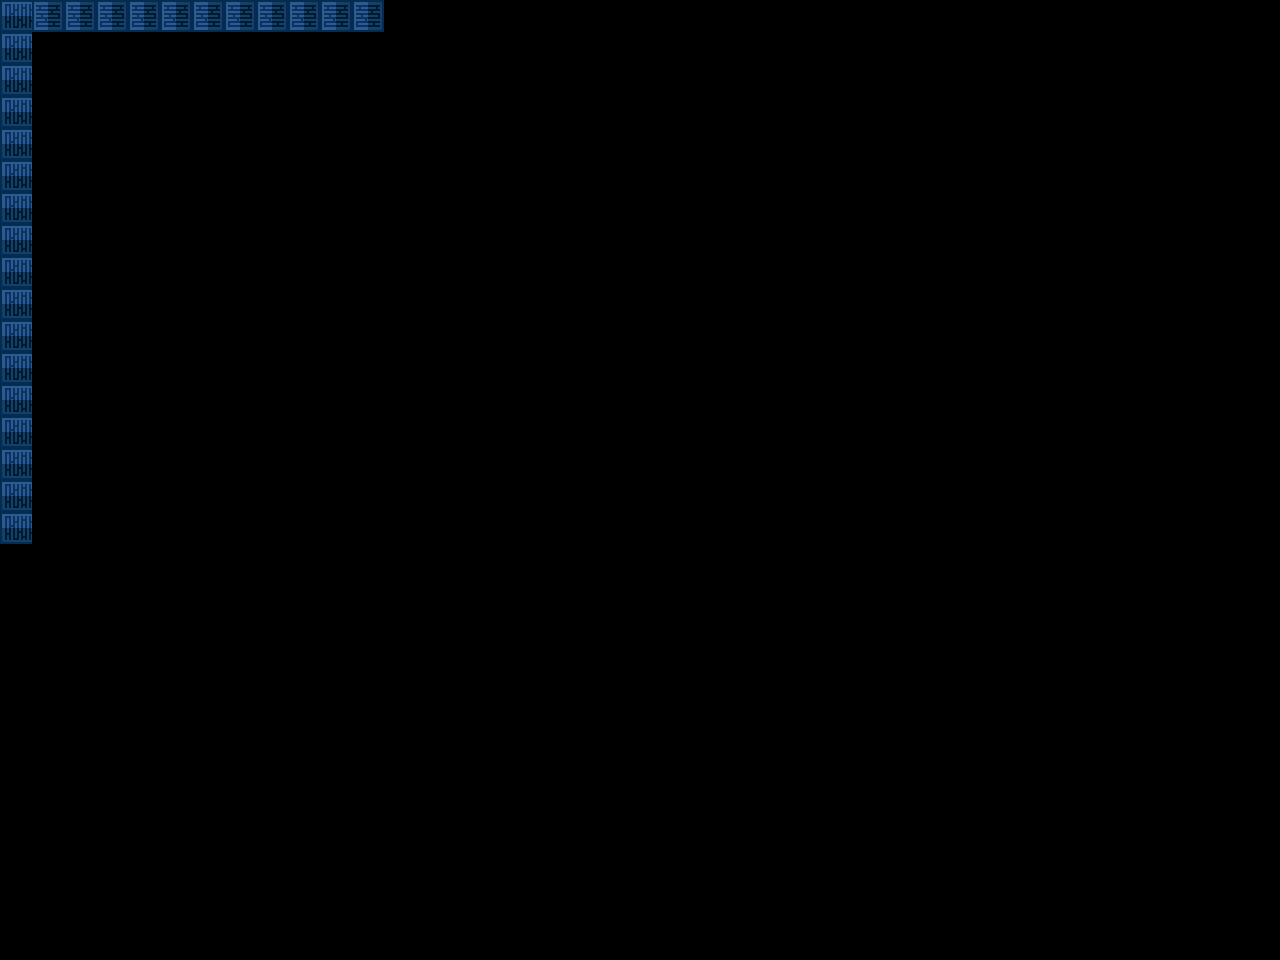

The image is a tile-based game level rendered from a .tmx file. Its description and complete source (layers, tilesets, objects, tile grids) follow:
An orthogonal 40x30 tile map with 32x32 px tiles, 1 tile layer (Tile Layer 1).

<map version="1.2" tiledversion="1.3.3" orientation="orthogonal" renderorder="right-down" width="40" height="30" tilewidth="32" tileheight="32" infinite="0" nextlayerid="2" nextobjectid="1">
 <tileset firstgid="1" source="tilesheet.tsx" />
 <layer id="1" name="Tile Layer 1" width="40" height="30">
  <data encoding="csv">
25,29,29,29,29,29,29,29,29,29,29,29,0,0,0,0,0,0,0,0,0,0,0,0,0,0,0,0,0,0,0,0,0,0,0,0,0,0,0,0,
25,0,0,0,0,0,0,0,0,0,0,0,0,0,0,0,0,0,0,0,0,0,0,0,0,0,0,0,0,0,0,0,0,0,0,0,0,0,0,0,
25,0,0,0,0,0,0,0,0,0,0,0,0,0,0,0,0,0,0,0,0,0,0,0,0,0,0,0,0,0,0,0,0,0,0,0,0,0,0,0,
25,0,0,0,0,0,0,0,0,0,0,0,0,0,0,0,0,0,0,0,0,0,0,0,0,0,0,0,0,0,0,0,0,0,0,0,0,0,0,0,
25,0,0,0,0,0,0,0,0,0,0,0,0,0,0,0,0,0,0,0,0,0,0,0,0,0,0,0,0,0,0,0,0,0,0,0,0,0,0,0,
25,0,0,0,0,0,0,0,0,0,0,0,0,0,0,0,0,0,0,0,0,0,0,0,0,0,0,0,0,0,0,0,0,0,0,0,0,0,0,0,
25,0,0,0,0,0,0,0,0,0,0,0,0,0,0,0,0,0,0,0,0,0,0,0,0,0,0,0,0,0,0,0,0,0,0,0,0,0,0,0,
25,0,0,0,0,0,0,0,0,0,0,0,0,0,0,0,0,0,0,0,0,0,0,0,0,0,0,0,0,0,0,0,0,0,0,0,0,0,0,0,
25,0,0,0,0,0,0,0,0,0,0,0,0,0,0,0,0,0,0,0,0,0,0,0,0,0,0,0,0,0,0,0,0,0,0,0,0,0,0,0,
25,0,0,0,0,0,0,0,0,0,0,0,0,0,0,0,0,0,0,0,0,0,0,0,0,0,0,0,0,0,0,0,0,0,0,0,0,0,0,0,
25,0,0,0,0,0,0,0,0,0,0,0,0,0,0,0,0,0,0,0,0,0,0,0,0,0,0,0,0,0,0,0,0,0,0,0,0,0,0,0,
25,0,0,0,0,0,0,0,0,0,0,0,0,0,0,0,0,0,0,0,0,0,0,0,0,0,0,0,0,0,0,0,0,0,0,0,0,0,0,0,
25,0,0,0,0,0,0,0,0,0,0,0,0,0,0,0,0,0,0,0,0,0,0,0,0,0,0,0,0,0,0,0,0,0,0,0,0,0,0,0,
25,0,0,0,0,0,0,0,0,0,0,0,0,0,0,0,0,0,0,0,0,0,0,0,0,0,0,0,0,0,0,0,0,0,0,0,0,0,0,0,
25,0,0,0,0,0,0,0,0,0,0,0,0,0,0,0,0,0,0,0,0,0,0,0,0,0,0,0,0,0,0,0,0,0,0,0,0,0,0,0,
25,0,0,0,0,0,0,0,0,0,0,0,0,0,0,0,0,0,0,0,0,0,0,0,0,0,0,0,0,0,0,0,0,0,0,0,0,0,0,0,
25,0,0,0,0,0,0,0,0,0,0,0,0,0,0,0,0,0,0,0,0,0,0,0,0,0,0,0,0,0,0,0,0,0,0,0,0,0,0,0,
0,0,0,0,0,0,0,0,0,0,0,0,0,0,0,0,0,0,0,0,0,0,0,0,0,0,0,0,0,0,0,0,0,0,0,0,0,0,0,0,
0,0,0,0,0,0,0,0,0,0,0,0,0,0,0,0,0,0,0,0,0,0,0,0,0,0,0,0,0,0,0,0,0,0,0,0,0,0,0,0,
0,0,0,0,0,0,0,0,0,0,0,0,0,0,0,0,0,0,0,0,0,0,0,0,0,0,0,0,0,0,0,0,0,0,0,0,0,0,0,0,
0,0,0,0,0,0,0,0,0,0,0,0,0,0,0,0,0,0,0,0,0,0,0,0,0,0,0,0,0,0,0,0,0,0,0,0,0,0,0,0,
0,0,0,0,0,0,0,0,0,0,0,0,0,0,0,0,0,0,0,0,0,0,0,0,0,0,0,0,0,0,0,0,0,0,0,0,0,0,0,0,
0,0,0,0,0,0,0,0,0,0,0,0,0,0,0,0,0,0,0,0,0,0,0,0,0,0,0,0,0,0,0,0,0,0,0,0,0,0,0,0,
0,0,0,0,0,0,0,0,0,0,0,0,0,0,0,0,0,0,0,0,0,0,0,0,0,0,0,0,0,0,0,0,0,0,0,0,0,0,0,0,
0,0,0,0,0,0,0,0,0,0,0,0,0,0,0,0,0,0,0,0,0,0,0,0,0,0,0,0,0,0,0,0,0,0,0,0,0,0,0,0,
0,0,0,0,0,0,0,0,0,0,0,0,0,0,0,0,0,0,0,0,0,0,0,0,0,0,0,0,0,0,0,0,0,0,0,0,0,0,0,0,
0,0,0,0,0,0,0,0,0,0,0,0,0,0,0,0,0,0,0,0,0,0,0,0,0,0,0,0,0,0,0,0,0,0,0,0,0,0,0,0,
0,0,0,0,0,0,0,0,0,0,0,0,0,0,0,0,0,0,0,0,0,0,0,0,0,0,0,0,0,0,0,0,0,0,0,0,0,0,0,0,
0,0,0,0,0,0,0,0,0,0,0,0,0,0,0,0,0,0,0,0,0,0,0,0,0,0,0,0,0,0,0,0,0,0,0,0,0,0,0,0,
0,0,0,0,0,0,0,0,0,0,0,0,0,0,0,0,0,0,0,0,0,0,0,0,0,0,0,0,0,0,0,0,0,0,0,0,0,0,0,0
</data>
 </layer>
</map>
